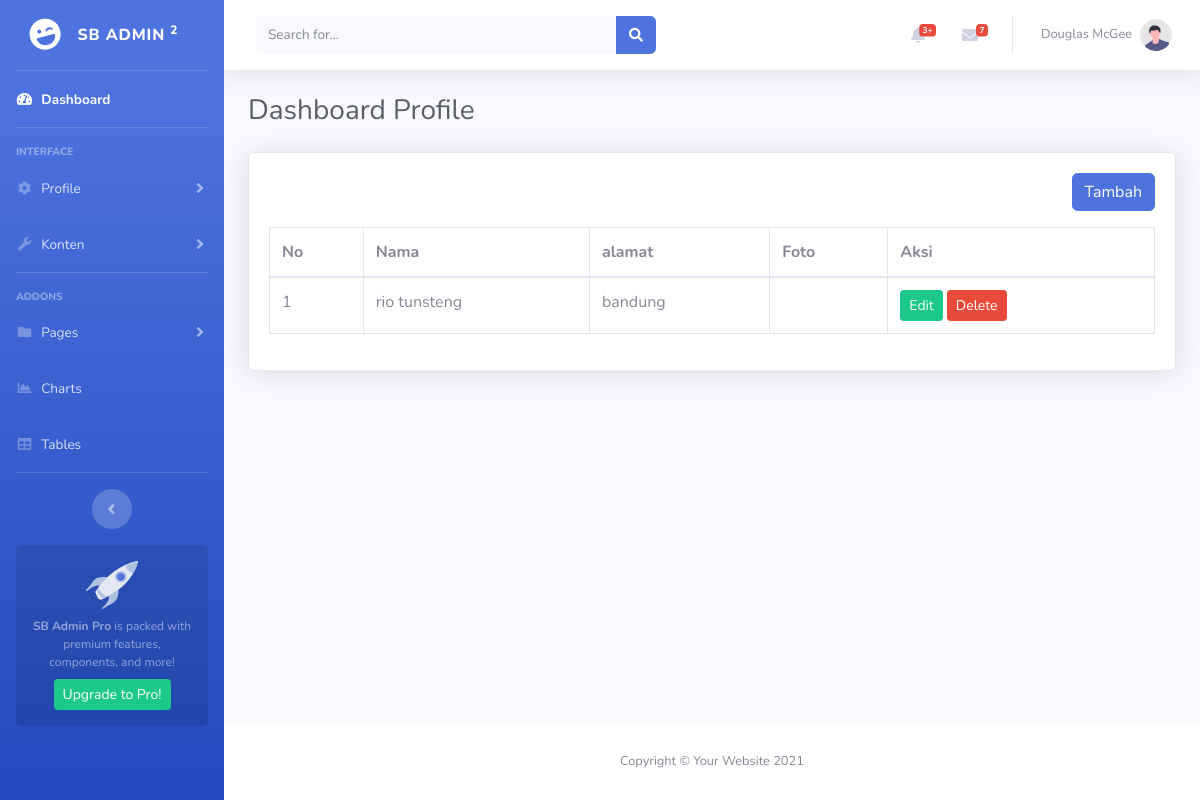
The app's page /admin/profile.php, older data.
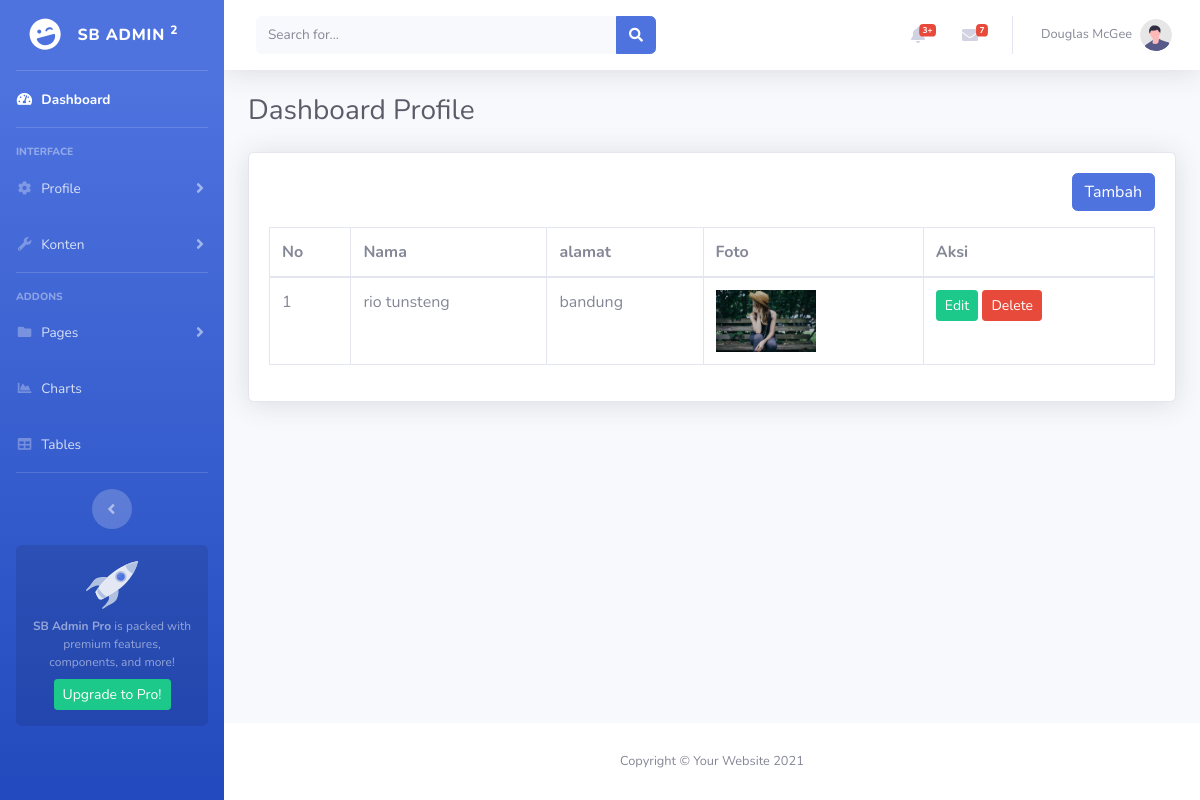
The same page, newer data.
### tables this page shows
CREATE TABLE `user` (
  `id` int(50) NOT NULL,
  `nama` varchar(50) NOT NULL,
  `alamat` varchar(50) NOT NULL,
  `foto` varchar(50) NOT NULL,
  `update_at` timestamp NOT NULL DEFAULT current_timestamp() ON UPDATE current_timestamp(),
  `create_at` timestamp NOT NULL DEFAULT current_timestamp()
);

### admin/profile.php (the view, shortened to what this page needs)
<?php
include 'database/db.php';
$query = mysqli_query($conn, "SELECT * FROM user");
?>
<!DOCTYPE html>
<html lang="en">
<head>
    <?php include 'layout/css.php' ?>
</head>
<body id="page-top">
    <div id="wrapper">
        <?php include 'layout/sidebar.php' ?>
        <div id="content-wrapper" class="d-flex flex-column">
            <div id="content">
                <?php include 'layout/navbar.php' ?>
                <div class="container-fluid">
                    <div class="d-sm-flex align-items-center justify-content-between mb-4">
                        <h1 class="h3 mb-0 text-gray-800">Dashboard Profile</h1>
                    </div>
                    <div class="card  shadow mb-4">
                        <div class="card-body">
                            <div align="right" class="mb-3">
                                <a href="tambah-profile.php" class="btn btn-primary">Tambah</a>
                            </div>
                            <div class="table-responsive">
                                <table class="table table-bordered" width="100%">
                                    <thead>
                                        <tr>
                                            <th>No</th>
                                            <th>Nama</th>
                                            <th>alamat</th>
                                            <th>Foto</th>
                                            <th>Aksi</th>
                                        </tr>
                                    </thead>
                                    <tbody>
                                        <?php $no = 1;
                                        while ($row = mysqli_fetch_assoc($query)) { ?>
                                            <tr>
                                                <td><?php echo $no++ ?></td>
                                                <td><?php echo $row['nama'] ?></td>
                                                <td><?php echo $row['alamat'] ?></td>
                                                <td>
                                                    <img width="100" src="upload/<?php echo $row['foto'] ?>" alt="">
                                                </td>
                                                <td>
                                                    <a href="tambah-profile.php?edit=<?php echo $row['id'] ?>" class="btn btn-success btn-sm">
                                                        <span class="tf-icon bx bx-pencil bx-18px ">Edit</span>
                                                    </a>
                                                    <a onclick="return confirm('Apakah anda yakin akan menghapus data ini??')"
                                                        href="profile.php?delete=<?php echo $row['id'] ?>" class="btn btn-danger btn-sm">
                                                        <span class="tf-icon bx bx-trash bx-18px ">Delete</span>
                                                    </a>
                                                </td>
                                            </tr>
                                        <?php } ?>
                                    </tbody>
                                </table>
                            </div>
                        </div>
                    </div>
                </div>
            </div>
            <?php include 'layout/footer.php' ?>
        </div>
    </div>
</body>
</html>

Row changes from the older to the newer data that the page shows:
changed user "rio tunsteng": foto: picture added
